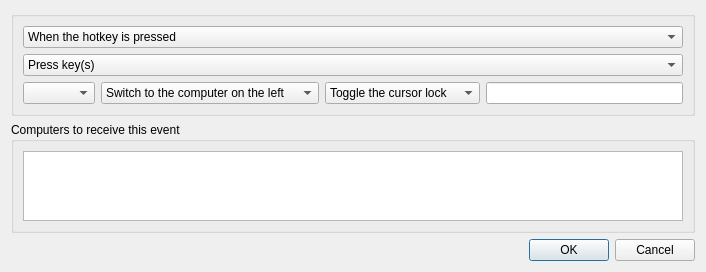
<?xml version="1.0" encoding="UTF-8"?>
<ui version="4.0">
 <class>ActionDialog</class>
 <widget class="QDialog" name="ActionDialog">
  <property name="geometry">
   <rect>
    <x>0</x>
    <y>0</y>
    <width>706</width>
    <height>256</height>
   </rect>
  </property>
  <property name="sizePolicy">
   <sizepolicy hsizetype="Maximum" vsizetype="Maximum">
    <horstretch>0</horstretch>
    <verstretch>0</verstretch>
   </sizepolicy>
  </property>
  <property name="windowTitle">
   <string>Configure Action</string>
  </property>
  <layout class="QVBoxLayout" name="_2">
   <item>
    <widget class="QGroupBox" name="actionCard">
     <property name="title"><string/></property>
     <layout class="QVBoxLayout" name="actionCardLayout">
   <item>
    <layout class="QVBoxLayout" name="horizontalLayout_4">
     <item>
      <widget class="QComboBox" name="comboTriggerOn">
       <item>
        <property name="text">
         <string>When the hotkey is pressed</string>
        </property>
       </item>
       <item>
        <property name="text">
         <string>When the hotkey is released</string>
        </property>
       </item>
      </widget>
     </item>
     <item>
      <widget class="QComboBox" name="comboActionType">
       <item>
        <property name="text">
         <string>Press key(s)</string>
        </property>
       </item>
       <item>
        <property name="text">
         <string>Release key(s)</string>
        </property>
       </item>
       <item>
        <property name="text">
         <string>Press and release key(s)</string>
        </property>
       </item>
       <item>
        <property name="text">
         <string>Switch to a computer</string>
        </property>
       </item>
       <item>
        <property name="text">
         <string>Switch in a direction</string>
        </property>
       </item>
       <item>
        <property name="text">
         <string>Switch to next computer</string>
        </property>
       </item>
       <item>
        <property name="text">
         <string>Modify the cursor lock</string>
        </property>
       </item>
       <item>
        <property name="text">
         <string>Restart the server</string>
        </property>
       </item>
      </widget>
     </item>
    </layout>
   </item>
   <item>
    <layout class="QHBoxLayout" name="horizontalLayout_2">
     <item>
      <widget class="QComboBox" name="comboSwitchToScreen">
       <property name="enabled">
        <bool>true</bool>
       </property>
      </widget>
     </item>
     <item>
      <widget class="QComboBox" name="comboSwitchInDirection">
       <property name="enabled">
        <bool>true</bool>
       </property>
       <item>
        <property name="text">
         <string>Switch to the computer on the left</string>
        </property>
       </item>
       <item>
        <property name="text">
         <string>Switch to the computer on the right</string>
        </property>
       </item>
       <item>
        <property name="text">
         <string>Switch to the computer above</string>
        </property>
       </item>
       <item>
        <property name="text">
         <string>Switch to the computer below</string>
        </property>
       </item>
      </widget>
     </item>
     <item>
      <widget class="QComboBox" name="comboLockCursorToScreen">
       <property name="enabled">
        <bool>true</bool>
       </property>
       <item>
        <property name="text">
         <string>Toggle the cursor lock</string>
        </property>
       </item>
       <item>
        <property name="text">
         <string>Enable the cursor lock</string>
        </property>
       </item>
       <item>
        <property name="text">
         <string>Disable the cursor lock</string>
        </property>
       </item>
      </widget>
     </item>
     <item>
      <widget class="KeySequenceWidget" name="keySequenceWidget"/>
     </item>
    </layout>
   </item>
     </layout>
    </widget>
   </item>
   <item>
    <widget class="QGroupBox" name="groupScreens">
     <property name="sizePolicy">
      <sizepolicy hsizetype="Preferred" vsizetype="Preferred">
       <horstretch>0</horstretch>
       <verstretch>0</verstretch>
      </sizepolicy>
     </property>
     <property name="title">
      <string>Computers to receive this event</string>
     </property>
     <layout class="QHBoxLayout" name="_3">
      <item>
       <widget class="QListWidget" name="listScreens">
        <property name="sizeAdjustPolicy">
         <enum>QAbstractScrollArea::SizeAdjustPolicy::AdjustToContentsOnFirstShow</enum>
        </property>
       </widget>
      </item>
     </layout>
    </widget>
   </item>
   <item>
    <widget class="QDialogButtonBox" name="buttonBox">
     <property name="standardButtons">
      <set>QDialogButtonBox::StandardButton::Cancel|QDialogButtonBox::StandardButton::Ok</set>
     </property>
    </widget>
   </item>
  </layout>
 </widget>
 <customwidgets>
  <customwidget>
   <class>KeySequenceWidget</class>
   <extends>QLineEdit</extends>
   <header>widgets/KeySequenceWidget.h</header>
  </customwidget>
 </customwidgets>
 <resources/>
 <connections/>
</ui>
